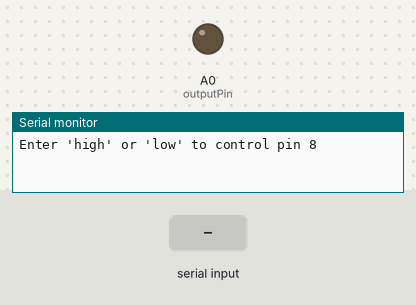
Bench run of a program on a simulated Arduino Mega 2560, built with avr-gcc and run on an emulated ATmega2560. Shown: output pins drawn as LEDs (lit = HIGH), the last lines printed to the serial monitor. Inputs (shaded band) come from the test bench.

Above: at 1.2 s.
1.3 s: "high\n" received over Serial
At 2.0 s:
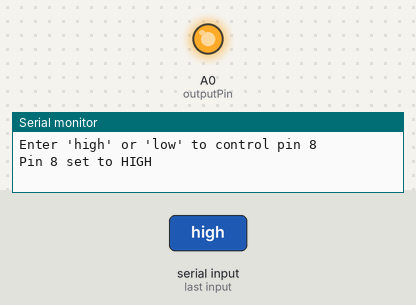
4.3 s: "low\n" received over Serial
At 5.4 s:
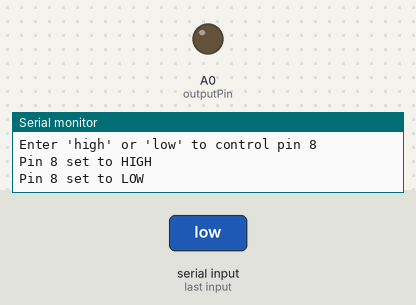
Timing chart, 0 to 7.3 s (numbered marks = the images above; inputs shaded):
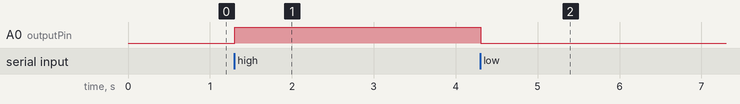

The program:

main.cpp
```cpp
#include <Arduino.h>

// Define the pin connected to the output (LED or other device)
const int outputPin = A0;
String inputString = "";  // Variable to store incoming serial data
bool stringComplete = false;  // Flag to indicate if the input string is complete

void setup() {
  // Set the output pin to output mode
  pinMode(outputPin, OUTPUT);

  // Initialize serial communication at 9600 baud rate
  Serial.begin(9600);

  // Make sure the pin starts low
  digitalWrite(outputPin, LOW);
  Serial.println("Enter 'high' or 'low' to control pin 8");
}

void loop() {
  // Check if the input string is complete
  if (stringComplete) {
    // Remove any trailing newline or carriage return characters
    inputString.trim();

    // Check if the input is "high"
    if (inputString.equals("high")) {
      digitalWrite(outputPin, HIGH);  // Set pin 8 high
      Serial.println("Pin 8 set to HIGH");
    }
    // Check if the input is "low"
    else if (inputString.equals("low")) {
      digitalWrite(outputPin, LOW);  // Set pin 8 low
      Serial.println("Pin 8 set to LOW");
    } else {
      Serial.println("Unknown command. Please enter 'high' or 'low'.");
    }

    // Clear the input string
    inputString = "";
    stringComplete = false;  // Reset the flag
  }

  // Read serial data if available
  while (Serial.available() > 0) {
    char inChar = (char)Serial.read();
    inputString += inChar;

    // Check if the last received character is newline or carriage return
    if (inChar == '\n' || inChar == '\r') {
      stringComplete = true;
    }
  }
}
```

Measured:
- after the input at 1.3 s, A0 (outputPin): LOW → HIGH at once
- after the input at 4.3 s, A0 (outputPin): HIGH → LOW at once
